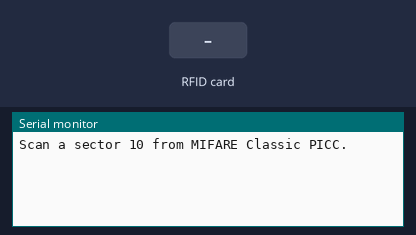
The sketch below on a simulated Arduino Uno, built with avr-gcc and run on an emulated ATmega328P. Parts: the last lines printed to the serial monitor. The inputs (shaded band) are chosen by the test bench.

Above: at 1.2 s.
1.3 s: RFID card 5E 7A 19 C4 held to the reader
At 2.3 s:
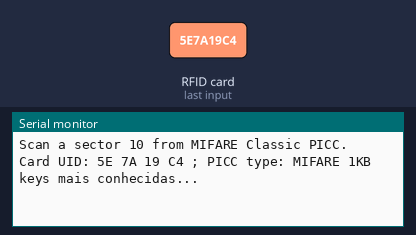
At 5.0 s:
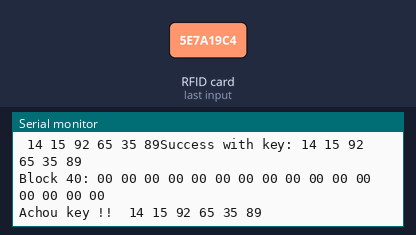

Measured:
- after the input at 1.3 s, the serial monitor: prints a new line at once (image 1)

The sketch:

MifareTryKey.ino
```cpp
/**
 * ----------------------------------------------------------------------------
 * This is a MFRC522 library example; see https://github.com/miguelbalboa/rfid
 * for further details and other examples.
 *
 * NOTE: The library file MFRC522.h has a lot of useful info. Please read it.
 *
 * Released into the public domain.
 * ----------------------------------------------------------------------------
 * This sample shows how to try read the sector 10 blocked from Mifare classic tag
 *
 * BEWARE: Data will be written to the PICC, in sector #1 (blocks #4 to #7).
 *
 *
 * Typical pin layout used:
 * -----------------------------------------------------------------------------------------
 *             MFRC522      Arduino       Arduino   Arduino    Arduino          Arduino
 *             Reader/PCD   Uno           Mega      Nano v3    Leonardo/Micro   Pro Micro
 * Signal      Pin          Pin           Pin       Pin        Pin              Pin
 * -----------------------------------------------------------------------------------------
 * RST/Reset   RST          9             5         D9         RESET/ICSP-5     RST
 * SPI SS      SDA(SS)      10            53        D10        10               10
 * SPI MOSI    MOSI         11 / ICSP-4   51        D11        ICSP-4           16
 * SPI MISO    MISO         12 / ICSP-1   50        D12        ICSP-1           14
 * SPI SCK     SCK          13 / ICSP-3   52        D13        ICSP-3           15
 *
 */

#include <SPI.h>
#include <MFRC522.h>

#define RST_PIN         9           // Configurable, see typical pin layout above
#define SS_PIN          10          // Configurable, see typical pin layout above

MFRC522 mfrc522(SS_PIN, RST_PIN);   // Create MFRC522 instance.

MFRC522::MIFARE_Key key;

// NOTE: Synchronize the NR_KNOWN_KEYS define with the defaultKeys[] array
#define NR_KNOWN_KEYS   9
// Known keys, see: https://code.google.com/p/mfcuk/wiki/MifareClassicDefaultKeys
byte knownKeys[NR_KNOWN_KEYS][MFRC522::MF_KEY_SIZE] =  {
    {0x14, 0x15, 0x92, 0x65, 0x35, 0x89},
    {0xff, 0xff, 0xff, 0xff, 0xff, 0xff}, // FF FF FF FF FF FF = factory default
    {0xa0, 0xa1, 0xa2, 0xa3, 0xa4, 0xa5}, // A0 A1 A2 A3 A4 A5
    {0xb0, 0xb1, 0xb2, 0xb3, 0xb4, 0xb5}, // B0 B1 B2 B3 B4 B5
    {0x4d, 0x3a, 0x99, 0xc3, 0x51, 0xdd}, // 4D 3A 99 C3 51 DD
    {0x1a, 0x98, 0x2c, 0x7e, 0x45, 0x9a}, // 1A 98 2C 7E 45 9A
    {0xd3, 0xf7, 0xd3, 0xf7, 0xd3, 0xf7}, // D3 F7 D3 F7 D3 F7
    {0xaa, 0xbb, 0xcc, 0xdd, 0xee, 0xff}, // AA BB CC DD EE FF
    {0x00, 0x00, 0x00, 0x00, 0x00, 0x00}  // 00 00 00 00 00 00
};

/**
 * Initialize.
 */
void setup() {
    Serial.begin(115200); // Initialize serial communications with the PC
    while (!Serial);    // Do nothing if no serial port is opened (added for Arduinos based on ATMEGA32U4)
    SPI.begin();        // Init SPI bus
    mfrc522.PCD_Init(); // Init MFRC522 card

    Serial.println(F("Scan a sector 10 from MIFARE Classic PICC."));
}

/**
 * Helper routine to dump a byte array as hex values to Serial.
 */
void dump_byte_array(byte *buffer, byte bufferSize) {
    for (byte i = 0; i < bufferSize; i++) {
        Serial.print(buffer[i] < 0x10 ? " 0" : " ");
        Serial.print(buffer[i], HEX);
    }
}

boolean tryKey(MFRC522::MIFARE_Key *key);
/**
 * Main loop.
 */
bool firstTime=true;
void loop() {
   // Look for some cards
   if (!mfrc522.PICC_IsNewCardPresent() || !mfrc522.PICC_ReadCardSerial()) {
//      Serial.println(F("No card..."));
      return;
   }
/*
   // Look for new cards
   if ( ! mfrc522.PICC_IsNewCardPresent())
     return;

   // Select one of the cards
   if ( ! mfrc522.PICC_ReadCardSerial())
     return;
*/
   if (firstTime) {
      firstTime = false;
      // Show some details of the PICC (that is: the tag/card)
      Serial.print(F("Card UID:"));
      dump_byte_array(mfrc522.uid.uidByte, mfrc522.uid.size);
      Serial.print(F(" ; PICC type: "));
      MFRC522::PICC_Type piccType = mfrc522.PICC_GetType(mfrc522.uid.sak);
      Serial.println(mfrc522.PICC_GetTypeName(piccType));

      // Check for compatibility
      if (    piccType != MFRC522::PICC_TYPE_MIFARE_MINI
         &&  piccType != MFRC522::PICC_TYPE_MIFARE_1K
         &&  piccType != MFRC522::PICC_TYPE_MIFARE_4K) {
         Serial.println(F("This sample only works with MIFARE Classic cards."));
         return;
      }
   }
//   return;


/*
   for (sector = 0; sector < 16; sector++){
      blockAddr = sector*4;
      trailerBlock = blockAddr+3;

      Serial.print("Currente data in sector: "); Serial.println(sector);
*/

//gerador de todas as keys possiveis
//   if (allKeys()) {
//      Serial.print("Achou key !! ");
//      dump_byte_array(key.keyByte, MFRC522::MF_KEY_SIZE);
//      Serial.println();
//      return;
//   }

   Serial.println("keys mais conhecidas...");
   delay(3000);
//gerador de keys mais conhecidas e utilizadas
   if (makeKnownKeys()) {
      Serial.print("Achou key !! ");
      dump_byte_array(key.keyByte, MFRC522::MF_KEY_SIZE);
      Serial.println();
      return;
   }

//gerador de keys algoritmo odilon
   if (odiKeys()) {
      Serial.print("Achou key !! ");
      dump_byte_array(key.keyByte, MFRC522::MF_KEY_SIZE);
      Serial.println();
      return;
   }
   delay(3000);

/*
   }
*/
   Serial.println("Again...");
}

boolean makeKnownKeys() {
   // Try the known default keys
   for (byte k = 0; k < NR_KNOWN_KEYS; k++) {
      // Copy the known key into the MIFARE_Key structure
      for (byte i = 0; i < MFRC522::MF_KEY_SIZE; i++) {
         key.keyByte[i] = knownKeys[k][i];
      }
//      printa(key.keyByte[0]);Serial.print(";");
//      printa(key.keyByte[1]);Serial.print(";");
//      printa(key.keyByte[2]);Serial.print(";");
//      printa(key.keyByte[3]);Serial.print(";");
//      printa(key.keyByte[4]);Serial.print(";");
//      printa(key.keyByte[5]);Serial.println();
      if (tryKey()) {
         return true;
      }
   }
   return false;
}

boolean odiKeys() {
/*
 * loop 1
 * variar 256 combinações de keys com os 6 bytes idênticos.
 * 00-00-00-00-00-00
 * 01-01-01-01-01-01
 * ...
 * ff-ff-ff-ff-ff-ff
 *
 */
   Serial.println("loop1...");
   delay(3000);
   for (int k=0; k<256; k++) {
      for (byte i = 0; i < MFRC522::MF_KEY_SIZE; i++) {
         key.keyByte[i] = k;
      }
//      printa(key.keyByte[0]);Serial.print(";");
//      printa(key.keyByte[1]);Serial.print(";");
//      printa(key.keyByte[2]);Serial.print(";");
//      printa(key.keyByte[3]);Serial.print(";");
//      printa(key.keyByte[4]);Serial.print(";");
//      printa(key.keyByte[5]);Serial.println();
      if (tryKey()) {
         return true;
      }
   }
   Serial.println("loop2...");
   delay(3000);
/*
 * loop 2
 * variar 256 combinações onde:
 * k0: 00 a FF
 * k1: k0+1
 * k2: k1+1
 * ...
 * k5: k4+1
 *
 * 00-01-02-03-04-05
 * 01-02-03-04-05-06
 * ...
 * ff-00-01-02-03-04
 *
 */
   int k[6];
   for (k[0]=0; k[0]<256; k[0]++) {
      for (byte i = 1; i < 6; i++)
         k[i] = (k[i-1] == 255 ? 0 : k[i-1] + 1);
      for (byte i = 0; i < MFRC522::MF_KEY_SIZE; i++) {
         key.keyByte[i] = k[i];
      }
      if (tryKey()) {
         return true;
      }
   }

/*
 * loop 3
 * variar 256 combinações onde:
 * k0: ff a 00
 * k1: k0-1
 * k2: k1-1
 * ...
 * k5: k4-1
 *
 * ff-fe-fd-fc-fb-fa
 * fe-fd-fc-fb-fa-f9
 * ...
 * 00-ff-fe-fd-fc-fb
 *
 */
//   int k[6];
   Serial.println("loop3...");
   delay(3000);
   for (k[0]=255; k[0]>0; k[0]--) {
      for (byte i = 1; i < 6; i++)
         k[i] = (k[i-1] == 0 ? 255 : k[i-1] - 1);
      for (byte i = 0; i < MFRC522::MF_KEY_SIZE; i++) {
         key.keyByte[i] = k[i];
      }
      if (tryKey()) {
         return true;
      }
   }
}

boolean allKeys() {
/*
 * k - varia de 0 a 5; bytes da key gerada
 * l - varia de 0 a 16; valores que cada byte pode receber
 *
 * 00-00-00-00-00-00
 * 00-00-00-00-00-01
 * ...
 * 00-00-00-00-00-ff
 * 00-00-00-00-01-00
 * 00-00-00-00-01-01
 * ...
 * 00-00-00-00-01-ff
 * 00-00-00-00-02-00
 * 00-00-00-00-02-01
 * ...
 * 00-00-00-00-02-ff
 * ...
 * 00-00-00-00-ff-00
 * 00-00-00-00-ff-01
 * ...
 * 00-00-00-00-ff-ff
 *
 *
 */
   int k[6];
   for (k[0] = 0; k[0] < 256; k[0]++) {
      for (k[1] = 0; k[1] < 256; k[1]++) {
         for (k[2] = 0; k[2] < 256; k[2]++) {
            for (k[3] = 0; k[3] < 256; k[3]++) {
               for (k[4] = 0; k[4] < 256; k[4]++) {
                  for (k[5] = 0; k[5] < 256; k[5]++) {
//                     printa(k[0]);Serial.print(";");
//                     printa(k[1]);Serial.print(";");
//                     printa(k[2]);Serial.print(";");
//                     printa(k[3]);Serial.print(";");
//                     printa(k[4]);Serial.print(";");
//                     printa(k[5]);Serial.println();
                     for (byte i = 0; i < MFRC522::MF_KEY_SIZE; i++) {
                        key.keyByte[i] = k[i];
                     }
                     //key e global; não precisa ser passada
//                     if (tryKey(&key)) {
                     if (tryKey()) {
                        return true;
                     }
                  }
               }
            }
         }
      }
   }
}

boolean tryKey() //MFRC522::MIFARE_Key *key)
{
   // In this sample we use sector 10,(blocked)
   byte sector         = 10;
   byte blockAddr      = 40;
   byte trailerBlock   = 43;
   byte buffer[18];
   byte byteCount = sizeof(buffer);
   boolean result = false;
   MFRC522::StatusCode status;

   // Serial.println(F("Authenticating using key A..."));
//   if (key.keyByte[5] == 0) {
      dump_byte_array(key.keyByte, MFRC522::MF_KEY_SIZE);
//      Serial.println();
//   }
   status = mfrc522.PCD_Authenticate(MFRC522::PICC_CMD_MF_AUTH_KEY_A, blockAddr, &key, &(mfrc522.uid));
   if (status != MFRC522::STATUS_OK) {
       Serial.print(F(" PCD_Authenticate() failed: "));
       Serial.println(mfrc522.GetStatusCodeName(status));
      return false;
   }

   // Read block
   status = mfrc522.MIFARE_Read(blockAddr, buffer, &byteCount);
   if (status != MFRC522::STATUS_OK) {
      // Serial.print(F("MIFARE_Read() failed: "));
      // Serial.println(mfrc522.GetStatusCodeName(status));
   }
   else {
      // Successful read
      result = true;
      Serial.print(F("Success with key:"));
      dump_byte_array(key.keyByte, MFRC522::MF_KEY_SIZE);
      Serial.println();
      // Dump block data
      Serial.print(F("Block ")); Serial.print(blockAddr); Serial.print(F(":"));
      dump_byte_array(buffer, 16);
      Serial.println();
      mfrc522.PICC_DumpMifareClassicSectorToSerial(&(mfrc522.uid), &key, sector);
      Serial.println();
   }
   Serial.println();

   mfrc522.PICC_HaltA();       // Halt PICC
   mfrc522.PCD_StopCrypto1();  // Stop encryption on PCD
   return result;
}

void printa(int i){
   Serial.print(i < 0x10 ? " 0" : " ");
   Serial.print(i, HEX);
}
```
